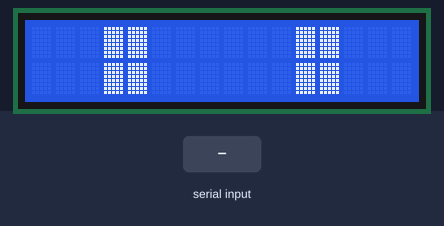
The sketch below on a simulated Arduino Uno, built with avr-gcc and run on an emulated ATmega328P. Parts: 16×2 character LCD. The test bench sets the inputs (shaded band). What the sketch prints to the serial monitor is not drawn.

Above: at 1.3 s.
1.4 s: "2" received over Serial
At 1.57 s:
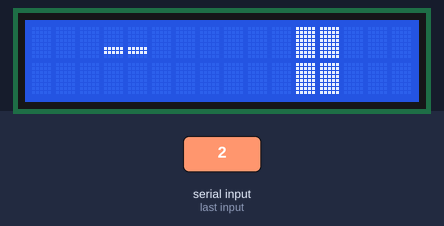
3.2 s: "4" received over Serial
At 3.8 s:
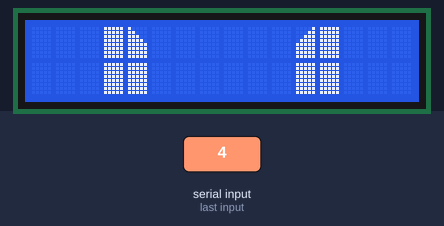
4.7 s: "5" received over Serial
At 5.9 s:
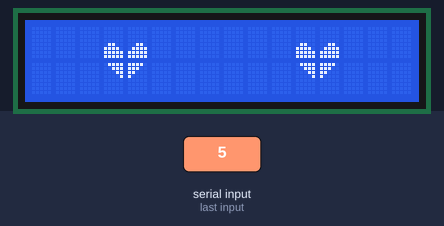
6.2 s: "1" received over Serial
At 7.3 s:
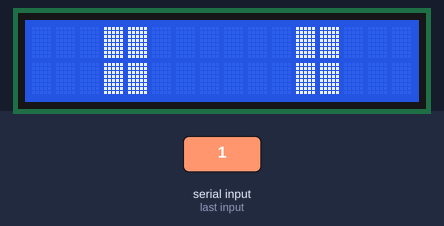
Timing chart, 0 to 8.7 s (numbered marks = the images above; inputs shaded):
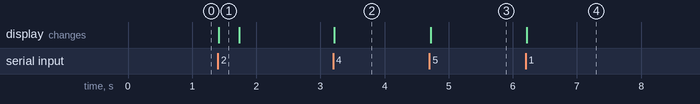

Measured:
- after the input at 1.4 s, the display: changes at once (image 1)
- after the input at 3.2 s, the display: changes at once (image 2)
- after the input at 4.7 s, the display: changes at once (image 3)
- after the input at 6.2 s, the display: changes at once (image 4)

The sketch:

sketch.ino
```cpp
#include "Face.h"
#include "characters.h"

hd44780_I2Cexp lcd;
LCD _lcd(&lcd);
Face face(_lcd);
char last = 0;


void setup() {
  	lcd.begin(16, 2);
  	lcd.createChar(0, rectangle);
  	lcd.createChar(1, blink);

  	lcd.createChar(2, Heart1);
  	lcd.createChar(3, Heart2);
  	lcd.createChar(4, Heart3);
  	lcd.createChar(5, Heart4);

  	lcd.createChar(6, angryL);
  	lcd.createChar(7, angryR);

	Serial.begin(9600);
	face.drawEyes();
}

void loop() {
	if (Serial.available() > 0) {
		char c = Serial.read();

		if (c != last && c >= '1' && c <= '5') {
			Serial.println(c);
			lcd.clear();
		}
		if (c < '1' || c > '5') // repeat
			c = last;
		else
			last = c;

		if (c == '1') {
			face.drawEyes();
		} else if (c == '2') {
			lcd.clear();
			face.blink();
			delay(300);
			face.drawEyes();
			delay(800);
		} else if (c == '3') {
			lcd.clear();
			face.drawLeftSideEye();
			delay(500);
			lcd.clear();
			face.drawRightSideEye();
			delay(500);
			lcd.clear();
			face.defaultPos();
			face.drawEyes();
			delay(800);
		} else if (c == '4') {
			face.drawAngry();
		} else if (c == '5') {
			face.drawLove();
		}
	}

	//Serial.print("[CMD]");
	//Serial.println("[firefox --new-window 'https://www.terre-plate.org/terre-plate-preuve-ultime/']");
	//Serial.print("[CMD]");
	//Serial.println("[pwd]");
}
```

Face.h
```cpp
#pragma once
#include "LCD.h"

class Face {
private:
	int x;
	LCD lcd;
public:
	void blink();
	void drawEyes();
	void drawLeftSideEye();
	void drawRightSideEye();
	void drawAngry();
	void drawLove();
	void defaultPos();
	Face(LCD lcd);
};
```

Face.ino
```cpp
#include "Face.h"

Face::Face(LCD _lcd) : x(3), lcd(_lcd) {}

void Face::blink() {
	lcd.drawBlink(x, 0);
	lcd.drawBlink(x+1, 0);
	lcd.drawRectangle(x+8, 0);
	lcd.drawRectangle(x+9, 0);
	lcd.drawRectangle(x+8, 1);
	lcd.drawRectangle(x+9, 1);
}

void Face::drawEyes() {
	lcd.drawRectangle(x, 0);
	lcd.drawRectangle(x+1, 0);
	lcd.drawRectangle(x+8, 0);
	lcd.drawRectangle(x+9, 0);

	lcd.drawRectangle(x, 1);
	lcd.drawRectangle(x+1, 1);
	lcd.drawRectangle(x+8, 1);
	lcd.drawRectangle(x+9, 1);
}

void Face::drawLeftSideEye() {
	this->x = 1;
	drawEyes();
}

void Face::drawRightSideEye() {
	this->x = 6;
	drawEyes();
}

void Face::defaultPos() {
	this->x = 3;
	drawEyes();
}

void Face::drawAngry() {
	lcd.drawRectangle(x, 0);
	lcd.drawChar(x+1, 0, 6);
	lcd.drawChar(x+8, 0, 7);
	lcd.drawRectangle(x+9, 0);

	lcd.drawRectangle(x, 5);
	lcd.drawRectangle(x+1, 1);
	lcd.drawRectangle(x+8, 1);
	lcd.drawRectangle(x+9, 1);
}

void Face::drawLove() {
	lcd.drawChar(x, 0, 2);
	lcd.drawChar(x+1, 0, 3);
	lcd.drawChar(x, 1, 4);
	lcd.drawChar(x+1, 1, 5);

	lcd.drawChar(x+8, 0, 2);
	lcd.drawChar(x+9, 0, 3);
	lcd.drawChar(x+8, 1, 4);
	lcd.drawChar(x+9, 1, 5);
}
```

characters.h
```cpp
#pragma once

extern byte rectangle[8];
extern byte blink[8];

extern byte angryL[8];
extern byte angryR[8];

extern byte Heart1[8];
extern byte Heart2[8];
extern byte Heart3[8];
extern byte Heart4[8];
```

characters.ino
```cpp
#include "characters.h"

byte rectangle[8] = {
	0xff,
	0xff,
	0xff,
	0xff,
	0xff,
	0xff,
	0xff,
	0xff,
};

byte blink[8] = {
	0,
	0,
	0,
	0,
	0,
	0b11111,
	0b11111,
};

byte angryL[8] = {
	0b10000,
	0b11000,
	0b11100,
	0b11110,
	0b11111,
	0b11111,
	0b11111,
	0b11111,
};

byte angryR[8] = {
	0b00001,
	0b00011,
	0b00111,
	0b01111,
	0b11111,
	0b11111,
	0b11111,
	0b11111,
};

byte Heart1[8] = {
	0,
	0,
	0,
	0,
	0b01100,
	0b11110,
	0b11111,
	0b11111,
};

byte Heart2[8] = {
	0,
	0,
	0,
	0,
	0b00110,
	0b01111,
	0b11111,
	0b11111,
};

byte Heart3[8] = {
	0b01111,
	0b00111,
	0b00011,
	0b00001,
	0,
	0,
	0,
	0,
};

byte Heart4[8] = {
	0b11110,
	0b11100,
	0b11000,
	0b10000,
	0,
	0,
	0,
	0,
};
```

LCD.h
```cpp
#pragma once

#include <Wire.h>
#include <hd44780.h>
#include <hd44780ioClass/hd44780_I2Cexp.h>

class LCD {
private:
	hd44780_I2Cexp *lcd;
public:
	LCD(hd44780_I2Cexp *lcd);

	void drawChar(int x, int y, char c);
	void drawRectangle(int x, int y);
	void drawBlink(int x, int y);
	void clear();
};
```

LCD.ino
```cpp
#include "LCD.h"

LCD::LCD(hd44780_I2Cexp *_lcd) : lcd(_lcd) {}

void LCD::drawChar(int x, int y, char c) {
	lcd->setCursor(x,y);
	int w = lcd->write(byte(c));
}

void LCD::drawRectangle(int x, int y) {
	drawChar(x, y, 0);
}
void LCD::drawBlink(int x, int y) {
	drawChar(x, y, 1);
}

void LCD::clear() {lcd->clear();}
```
